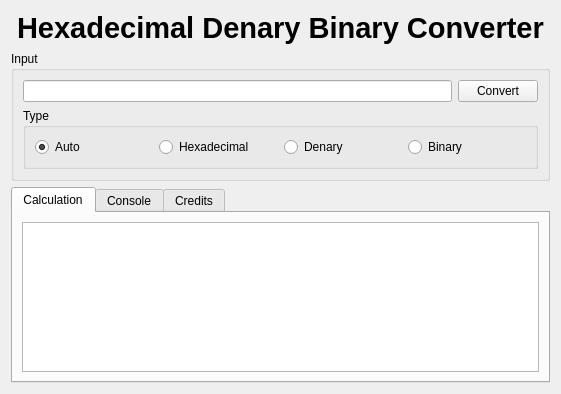
<?xml version="1.0" encoding="UTF-8"?>
<ui version="4.0">
 <class>Form</class>
 <widget class="QWidget" name="Form">
  <property name="geometry">
   <rect>
    <x>0</x>
    <y>0</y>
    <width>561</width>
    <height>394</height>
   </rect>
  </property>
  <property name="windowTitle">
   <string>Aiyush Gupta - HEX, DEN, BIN Converter</string>
  </property>
  <layout class="QGridLayout" name="gridLayout_3">
   <item row="0" column="0">
    <layout class="QVBoxLayout" name="verticalLayout">
     <item alignment="Qt::AlignHCenter|Qt::AlignVCenter">
      <widget class="QLabel" name="title_label">
       <property name="font">
        <font>
         <pointsize>22</pointsize>
         <bold>true</bold>
        </font>
       </property>
       <property name="text">
        <string>Hexadecimal Denary Binary Converter</string>
       </property>
      </widget>
     </item>
     <item>
      <widget class="QGroupBox" name="input_groupBox">
       <property name="title">
        <string>Input</string>
       </property>
       <layout class="QGridLayout" name="gridLayout_2">
        <item row="0" column="1">
         <widget class="QPushButton" name="convert_pushButton">
          <property name="text">
           <string>Convert</string>
          </property>
         </widget>
        </item>
        <item row="1" column="0" colspan="2">
         <widget class="QGroupBox" name="groupBox_2">
          <property name="title">
           <string>Type</string>
          </property>
          <layout class="QGridLayout" name="gridLayout">
           <item row="0" column="2">
            <widget class="QRadioButton" name="denaryType_radioButton">
             <property name="text">
              <string>Denary</string>
             </property>
            </widget>
           </item>
           <item row="0" column="1">
            <widget class="QRadioButton" name="hexadecimalType_radioButton">
             <property name="text">
              <string>Hexadecimal</string>
             </property>
            </widget>
           </item>
           <item row="0" column="3">
            <widget class="QRadioButton" name="binaryType_radioButton">
             <property name="text">
              <string>Binary</string>
             </property>
            </widget>
           </item>
           <item row="0" column="0">
            <widget class="QRadioButton" name="autoType_radioButton">
             <property name="text">
              <string>Auto</string>
             </property>
             <property name="checked">
              <bool>true</bool>
             </property>
            </widget>
           </item>
          </layout>
         </widget>
        </item>
        <item row="0" column="0">
         <widget class="QLineEdit" name="input_lineEdit"/>
        </item>
       </layout>
      </widget>
     </item>
     <item>
      <widget class="QTabWidget" name="tabs">
       <property name="tabPosition">
        <enum>QTabWidget::North</enum>
       </property>
       <property name="tabShape">
        <enum>QTabWidget::Rounded</enum>
       </property>
       <property name="currentIndex">
        <number>0</number>
       </property>
       <widget class="QWidget" name="calculationTab">
        <attribute name="title">
         <string>Calculation</string>
        </attribute>
        <layout class="QGridLayout" name="gridLayout_4">
         <item row="0" column="0">
          <widget class="QTextEdit" name="calculation"/>
         </item>
        </layout>
       </widget>
       <widget class="QWidget" name="consoleTab">
        <attribute name="title">
         <string>Console</string>
        </attribute>
        <layout class="QGridLayout" name="gridLayout_5">
         <item row="0" column="0">
          <widget class="QTextEdit" name="console"/>
         </item>
        </layout>
       </widget>
       <widget class="QWidget" name="creditsTab">
        <attribute name="title">
         <string>Credits</string>
        </attribute>
        <layout class="QGridLayout" name="gridLayout_6">
         <item row="0" column="0">
          <widget class="QTextEdit" name="credits"/>
         </item>
        </layout>
       </widget>
      </widget>
     </item>
    </layout>
   </item>
  </layout>
 </widget>
 <resources/>
 <connections/>
</ui>
